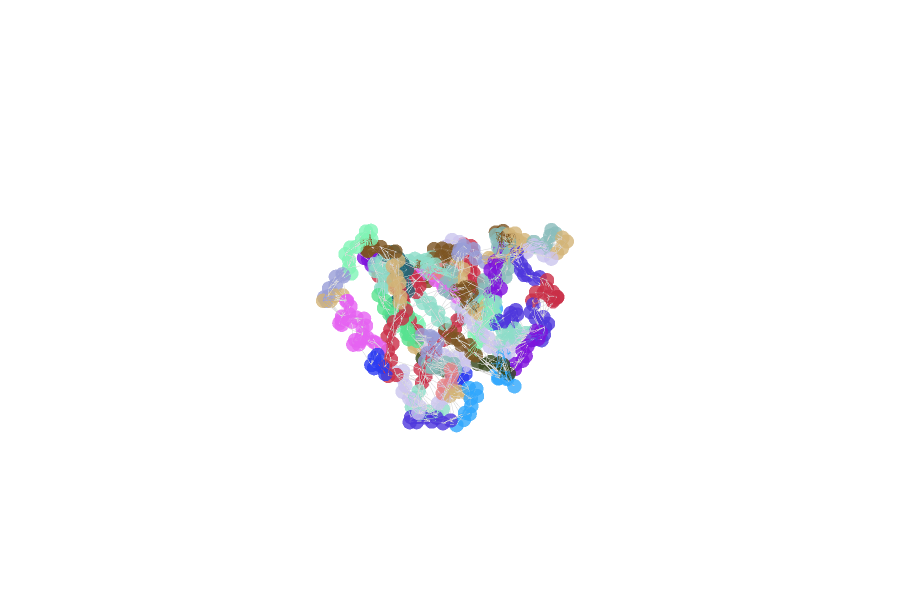

The notebook cell this image was saved under:
### Code cell
graph = parse_pdb("../structures/1A2K_l_b.pdb")
PlotlyVis.create_figure(graph)

### Figure 1 — Plotly figure (JSON) as saved in the notebook; plotly's stock layout.template omitted (floating-point values rounded to 4 significant figures; data arrays with more than 128 entries replaced by an {"elided": "..."} marker saying what was removed)
{"data": [{"hoverinfo": "text", "marker": {"cmax": 1, "cmin": 0, "color": {"elided": "1570 str values"}, "opacity": 0.8, "size": 5}, "mode": "markers", "text": {"elided": "1570 str values"}, "type": "scatter3d", "x": {"elided": "588 float values"}, "y": {"elided": "588 float values"}, "z": {"elided": "588 float values"}}, {"hoverinfo": "text", "line": {"color": "lightgray", "dash": "dot", "width": 1}, "mode": "lines", "text": {"elided": "19344 str values"}, "type": "scatter3d", "x": {"elided": "19344 float values"}, "y": {"elided": "19344 float values"}, "z": {"elided": "19344 float values"}}], "layout": {"height": 600, "scene": {"xaxis": {"visible": false}, "yaxis": {"visible": false}, "zaxis": {"visible": false}}, "showlegend": false, "width": 900}}
